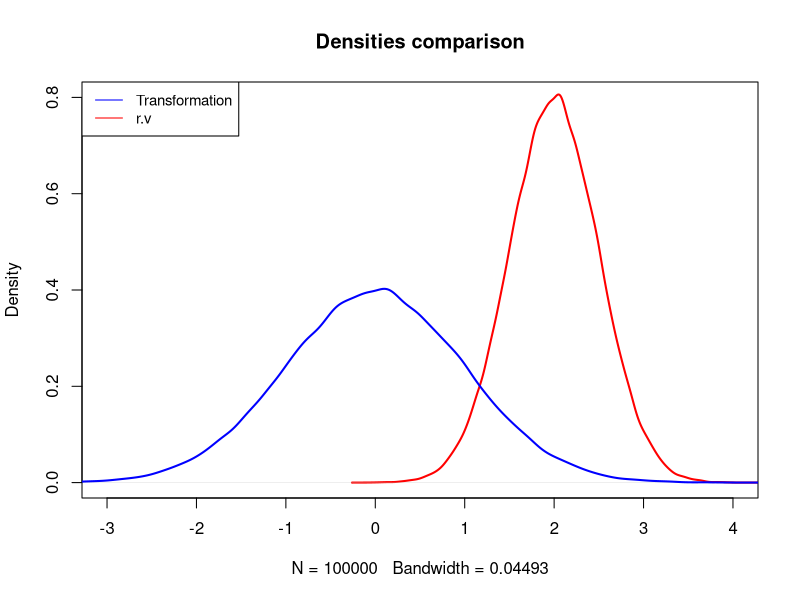

This chart was generated by the following R code:
# Clear graphics and data
graphics.off()
rm(list = ls())

# Generate a set of random variables.
random <- rnorm(n = 1e+05, mean = 2, sd = 0.5)

# Determine their correspondent mean and variance
mu = mean(random)
sd = sd(random)

# Set the transformation function.
Y = function(mu, sd, random) {
  (random - mu)/sd
}
X = (random - mu)/sd

# Determine the mean and variance of our transformation
mean(X)
var(X)

# Plot the results graphically to prove that X is asymptotically normal
# distributed
plot(density(random), col = "red", xlim = c(-3, 4), ylim = c(0, .8), lwd = 2, 
     main = "Densities comparison")
lines(density(X), col = "blue", lwd = 2)
legend("topleft", legend = c("Transformation", "r.v"), lty = 1, col = c("blue", 
                                                                        "red"), cex = 0.9)


